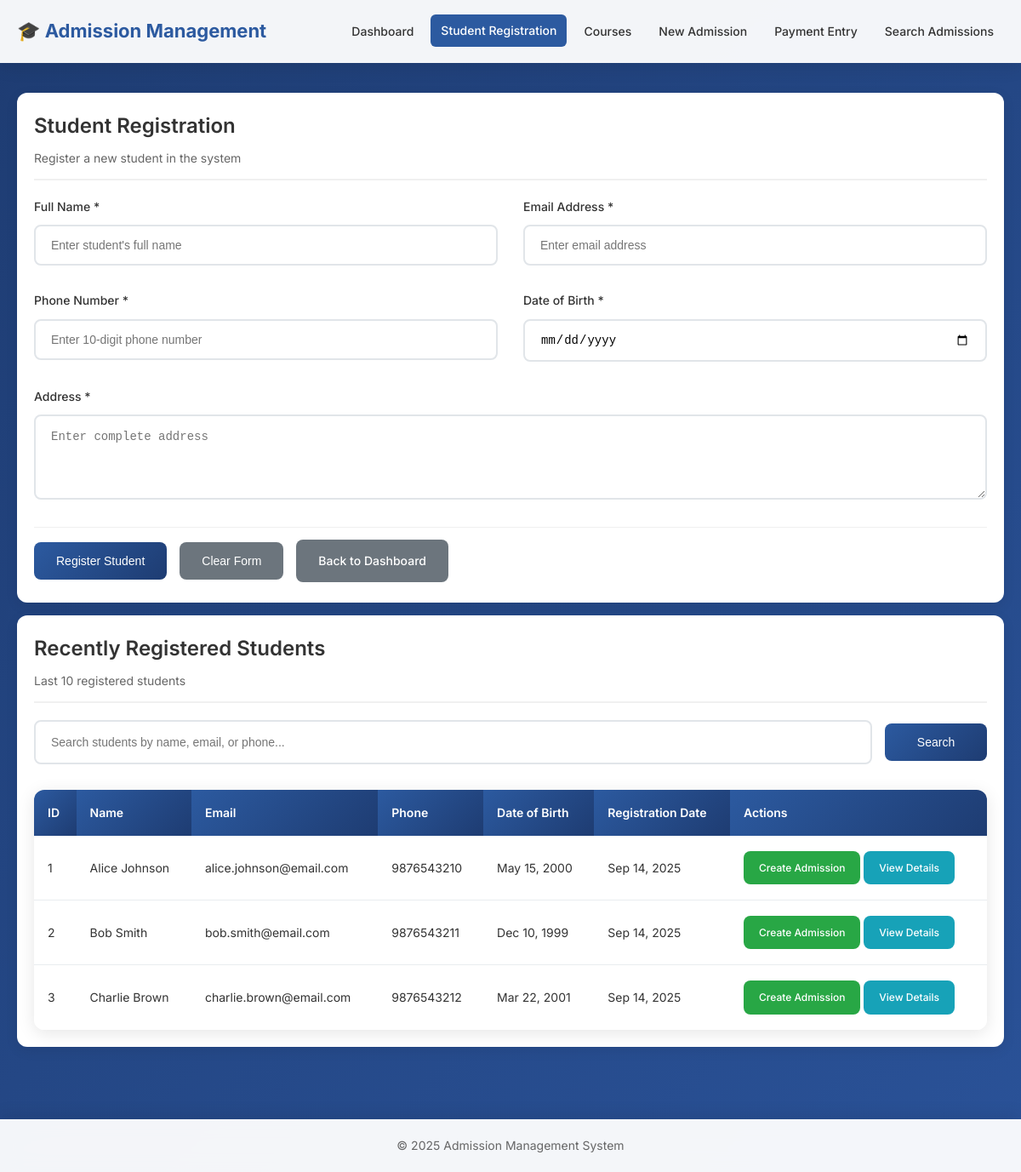
/student_registration.php, run on the app's committed database.
### tables this page shows
CREATE TABLE IF NOT EXISTS student (
    Student_ID INT AUTO_INCREMENT PRIMARY KEY,
    Name VARCHAR(100) NOT NULL,
    Email VARCHAR(100) UNIQUE NOT NULL,
    Phone VARCHAR(15) NOT NULL,
    Address TEXT NOT NULL,
    DOB DATE NOT NULL,
    Created_Date TIMESTAMP DEFAULT CURRENT_TIMESTAMP
);

### student_registration.php (the view, shortened to what this page needs)
<!DOCTYPE html>
<html lang="en">
<head>
    <link rel="stylesheet" href="css/style.css">
</head>
<body>
    <nav class="navbar">
        <div class="nav-container">
            <a href="index.php" class="nav-brand">🎓 Admission Management</a>
            <ul class="nav-menu">
                <li><a href="index.php" class="nav-link">Dashboard</a></li>
                <li><a href="student_registration.php" class="nav-link active">Student Registration</a></li>
                <li><a href="courses.php" class="nav-link">Courses</a></li>
                <li><a href="admission_form.php" class="nav-link">New Admission</a></li>
                <li><a href="payment_entry.php" class="nav-link">Payment Entry</a></li>
                <li><a href="search_admissions.php" class="nav-link">Search Admissions</a></li>
            </ul>
        </div>
    </nav>
    <div class="main-content">
        <div class="container">
            <?php
            require_once 'config/database.php';
            ?>
            <div class="card">
                <div class="card-header">
                    <h1 class="card-title">Student Registration</h1>
                    <p class="card-subtitle">Register a new student in the system</p>
                </div>
                <form method="POST" id="studentRegistrationForm" onsubmit="return submitFormWithLoading('studentRegistrationForm')">
                    <div class="row">
                        <div class="col-md-6">
                            <div class="form-group">
                                <label for="name" class="form-label">Full Name *</label>
                                <input type="text" class="form-control" id="name" name="name" required
                                       placeholder="Enter student's full name"
                                       value="<?php echo isset($_POST['name']) ? htmlspecialchars($_POST['name']) : ''; ?>">
                            </div>
                        </div>
                        <div class="col-md-6">
                            <div class="form-group">
                                <label for="email" class="form-label">Email Address *</label>
                                <input type="email" class="form-control" id="email" name="email" required
                                       placeholder="Enter email address"
                                       value="<?php echo isset($_POST['email']) ? htmlspecialchars($_POST['email']) : ''; ?>">
                            </div>
                        </div>
                    </div>
                    <div class="row">
                        <div class="col-md-6">
                            <div class="form-group">
                                <label for="phone" class="form-label">Phone Number *</label>
                                <input type="tel" class="form-control" id="phone" name="phone" required
                                       placeholder="Enter 10-digit phone number" pattern="[0-9]{10}"
                                       value="<?php echo isset($_POST['phone']) ? htmlspecialchars($_POST['phone']) : ''; ?>">
                            </div>
                        </div>
                        <div class="col-md-6">
                            <div class="form-group">
                                <label for="dob" class="form-label">Date of Birth *</label>
                                <input type="date" class="form-control" id="dob" name="dob" required
                                       value="<?php echo isset($_POST['dob']) ? $_POST['dob'] : ''; ?>">
                            </div>
                        </div>
                    </div>
                    <div class="form-group">
                        <label for="address" class="form-label">Address *</label>
                        <textarea class="form-control" id="address" name="address" required
                                  placeholder="Enter complete address" rows="3"><?php echo isset($_POST['address']) ? htmlspecialchars($_POST['address']) : ''; ?></textarea>
                    </div>
                    <div class="btn-group">
                        <button type="submit" class="btn btn-primary">Register Student</button>
                        <button type="reset" class="btn btn-secondary">Clear Form</button>
                        <a href="index.php" class="btn btn-secondary">Back to Dashboard</a>
                    </div>
                </form>
            </div>
            <div class="card">
                <div class="card-header">
                    <h2 class="card-title">Recently Registered Students</h2>
                    <p class="card-subtitle">Last 10 registered students</p>
                </div>
                <div class="search-container">
                    <div class="search-box">
                        <input type="text" id="searchInput" class="search-input" placeholder="Search students by name, email, or phone...">
                        <button type="button" class="btn btn-primary" onclick="searchRecords()">Search</button>
                    </div>
                </div>
                <div class="table-responsive">
                    <table class="table" id="studentsTable">
                        <thead>
                            <tr>
                                <th>ID</th>
                                <th>Name</th>
                                <th>Email</th>
                                <th>Phone</th>
                                <th>Date of Birth</th>
                                <th>Registration Date</th>
                                <th>Actions</th>
                            </tr>
                        </thead>
                        <tbody>
                            <?php
                            $sql = "SELECT * FROM student ORDER BY Created_Date DESC LIMIT 10";
                            $result = $conn->query($sql);
                            if ($result->num_rows > 0) {
                                while($row = $result->fetch_assoc()) {
                                    echo "<tr>";
                                    echo "<td>" . $row['Student_ID'] . "</td>";
                                    echo "<td>" . htmlspecialchars($row['Name']) . "</td>";
                                    echo "<td>" . htmlspecialchars($row['Email']) . "</td>";
                                    echo "<td>" . htmlspecialchars($row['Phone']) . "</td>";
                                    echo "<td>" . date('M d, Y', strtotime($row['DOB'])) . "</td>";
                                    echo "<td>" . date('M d, Y', strtotime($row['Created_Date'])) . "</td>";
                                    echo "<td>";
                                    echo "<a href='admission_form.php?student_id=" . $row['Student_ID'] . "' class='btn btn-success btn-small'>Create Admission</a> ";
                                    echo "<a href='view_student.php?id=" . $row['Student_ID'] . "' class='btn btn-info btn-small'>View Details</a>";
                                    echo "</td>";
                                    echo "</tr>";
                                }
                            } else {
                                echo "<tr><td colspan='7' style='text-align: center; color: #666;'>No students found</td></tr>";
                            }
                            ?>
                        </tbody>
                    </table>
                </div>
            </div>
        </div>
    </div>
    <footer class="footer">
        <div class="container">
            <p class="footer-text">© 2025 Admission Management System</p>
        </div>
    </footer>
</body>
</html>

### css/style.css (style rules this page uses)
* { margin: 0; padding: 0; box-sizing: border-box; }
body { font-family: 'Inter', 'Segoe UI', Tahoma, Geneva, Verdana, sans-serif; background: linear-gradient(135deg, #1e3c72 0%, #2a5298 100%); min-height: 100vh; line-height: 1.6; color: #333; }
.container { max-width: 1200px; margin: 0 auto; padding: 0 20px; }
.navbar { background: rgba(255, 255, 255, 0.95); backdrop-filter: blur(10px); box-shadow: 0 4px 20px rgba(0, 0, 0, 0.1); position: sticky; top: 0; z-index: 1000; padding: 12px 0; }
.nav-container { display: flex; justify-content: space-between; align-items: center; max-width: 1200px; margin: 0 auto; padding: 0 20px; min-height: 50px; }
.nav-brand { font-size: 22px; font-weight: 700; color: #2c5aa0; text-decoration: none; white-space: nowrap; margin-right: 20px; }
.nav-menu { display: flex; list-style: none; gap: 8px; margin: 0; padding: 0; align-items: center; flex-wrap: nowrap; }
.nav-menu li { margin: 0; padding: 0; }
.nav-link { text-decoration: none; color: #333; font-weight: 500; padding: 8px 12px; border-radius: 6px; transition: all 0.2s ease; white-space: nowrap; font-size: 14px; display: block; }
.nav-link:hover, .nav-link.active { background: #2c5aa0; color: white; transform: translateY(-1px); }
.main-content { min-height: calc(100vh - 140px); padding: 20px 0; }
.card { background: white; border-radius: 12px; padding: 20px; margin: 15px 0; box-shadow: 0 4px 15px rgba(0, 0, 0, 0.08); transition: transform 0.2s ease, box-shadow 0.2s ease; }
.card-header { margin-bottom: 20px; padding-bottom: 12px; border-bottom: 2px solid #f0f0f0; }
.card-title { font-size: 24px; font-weight: 600; color: #333; margin-bottom: 8px; }
.card-subtitle { color: #666; font-size: 14px; }
.form-group { margin-bottom: 24px; position: relative; }
.form-label { display: block; margin-bottom: 10px; font-weight: 500; color: #333; font-size: 14px; }
.form-control { width: 100%; padding: 14px 18px; border: 2px solid #e1e5e9; border-radius: 8px; font-size: 14px; transition: all 0.3s ease; background: white; box-sizing: border-box; margin-bottom: 0; }
textarea.form-control { resize: vertical; min-height: 100px; padding: 14px 18px; line-height: 1.5; }
.btn { display: inline-block; padding: 14px 26px; border: none; border-radius: 8px; font-size: 14px; font-weight: 500; text-decoration: none; cursor: pointer; transition: all 0.3s ease; text-align: center; min-width: 120px; margin: 4px 0; box-sizing: border-box; }
.btn-primary { background: linear-gradient(135deg, #2c5aa0, #1e3c72); color: white; }
.btn-secondary { background: #6c757d; color: white; }
.btn-success { background: #28a745; color: white; }
.btn-info { background: #17a2b8; color: white; }
.btn-small { padding: 10px 18px; font-size: 12px; min-width: auto; margin: 2px 0; }
.btn-group { display: flex; gap: 15px; margin-top: 25px; flex-wrap: wrap; align-items: center; }
.table-responsive { overflow-x: auto; margin-top: 20px; border-radius: 12px; box-shadow: 0 4px 20px rgba(0, 0, 0, 0.1); }
.table { width: 100%; border-collapse: collapse; background: white; margin: 0; }
.table th { background: linear-gradient(135deg, #2c5aa0, #1e3c72); color: white; padding: 16px; font-weight: 600; text-align: left; font-size: 14px; }
.table td { padding: 16px; border-bottom: 1px solid #e9ecef; font-size: 14px; }
.table tr:last-child td { border-bottom: none; }
.row { display: flex; flex-wrap: wrap; margin: 0 -15px; align-items: stretch; }
.col-md-6 { flex: 0 0 50%; max-width: 50%; padding: 0 15px; box-sizing: border-box; }
.search-container { margin-bottom: 30px; padding: 0; }
.search-box { display: flex; gap: 15px; align-items: stretch; flex-wrap: wrap; }
.search-input { flex: 1; padding: 14px 18px; border: 2px solid #e1e5e9; border-radius: 8px; font-size: 14px; min-width: 250px; box-sizing: border-box; }
.footer { background: rgba(255, 255, 255, 0.95); backdrop-filter: blur(10px); text-align: center; padding: 20px 0; margin-top: 50px; box-shadow: 0 -4px 20px rgba(0, 0, 0, 0.1); }
.footer-text { color: #666; font-size: 14px; }
.row .form-group { margin-bottom: 20px; }
.row .col-md-6 .form-group, .row .col-md-4 .form-group, .row .col-md-3 .form-group { margin-bottom: 20px; }
.form-control, .btn, .search-input { position: relative; z-index: 1; }
.card .row { margin-bottom: 10px; }
.card .btn-group { margin-top: 20px; padding-top: 10px; border-top: 1px solid #f0f0f0; }
.card { animation: fadeInUp 0.6s ease-out; }

### data on the page
student: Student_ID "1", Name "Alice Johnson", Email "alice.johnson@email.com", Phone "9876543210", DOB "May 15, 2000", Created_Date "Sep 14, 2025"
student: Student_ID "2", Name "Bob Smith", Email "bob.smith@email.com", Phone "9876543211", DOB "Dec 10, 1999", Created_Date "Sep 14, 2025"
student: Student_ID "3", Name "Charlie Brown", Email "charlie.brown@email.com", Phone "9876543212", DOB "Mar 22, 2001", Created_Date "Sep 14, 2025"
